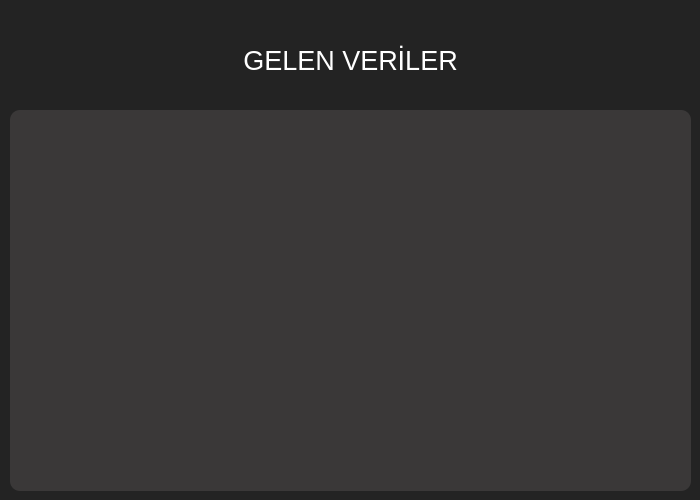
<?xml version="1.0" encoding="UTF-8"?>
<ui version="4.0">
 <class>MainWindow</class>
 <widget class="QMainWindow" name="MainWindow">
  <property name="geometry">
   <rect>
    <x>0</x>
    <y>0</y>
    <width>700</width>
    <height>500</height>
   </rect>
  </property>
  <property name="minimumSize">
   <size>
    <width>700</width>
    <height>500</height>
   </size>
  </property>
  <property name="maximumSize">
   <size>
    <width>700</width>
    <height>500</height>
   </size>
  </property>
  <property name="windowTitle">
   <string>Arduino ve SQLite</string>
  </property>
  <widget class="QWidget" name="centralwidget">
   <layout class="QVBoxLayout" name="verticalLayout">
    <property name="spacing">
     <number>0</number>
    </property>
    <property name="margin">
     <number>0</number>
    </property>
    <item>
     <widget class="QFrame" name="frame">
      <property name="styleSheet">
       <string notr="true">QFrame {
	border:none;
	background-color: rgb(35, 35, 35);
}</string>
      </property>
      <property name="frameShape">
       <enum>QFrame::StyledPanel</enum>
      </property>
      <property name="frameShadow">
       <enum>QFrame::Raised</enum>
      </property>
      <widget class="QLabel" name="lbl_durum">
       <property name="geometry">
        <rect>
         <x>10</x>
         <y>20</y>
         <width>681</width>
         <height>81</height>
        </rect>
       </property>
       <property name="font">
        <font>
         <family>Arial</family>
         <pointsize>20</pointsize>
        </font>
       </property>
       <property name="styleSheet">
        <string notr="true">color: rgb(255, 255, 255);</string>
       </property>
       <property name="text">
        <string>GELEN VERİLER</string>
       </property>
       <property name="alignment">
        <set>Qt::AlignCenter</set>
       </property>
      </widget>
      <widget class="QListWidget" name="list_widget">
       <property name="geometry">
        <rect>
         <x>10</x>
         <y>110</y>
         <width>681</width>
         <height>381</height>
        </rect>
       </property>
       <property name="styleSheet">
        <string notr="true">QListWidget{
	border-radius: 10px;
	background-color: rgb(58, 56, 56);
}</string>
       </property>
      </widget>
     </widget>
    </item>
   </layout>
  </widget>
 </widget>
 <resources/>
 <connections/>
</ui>
